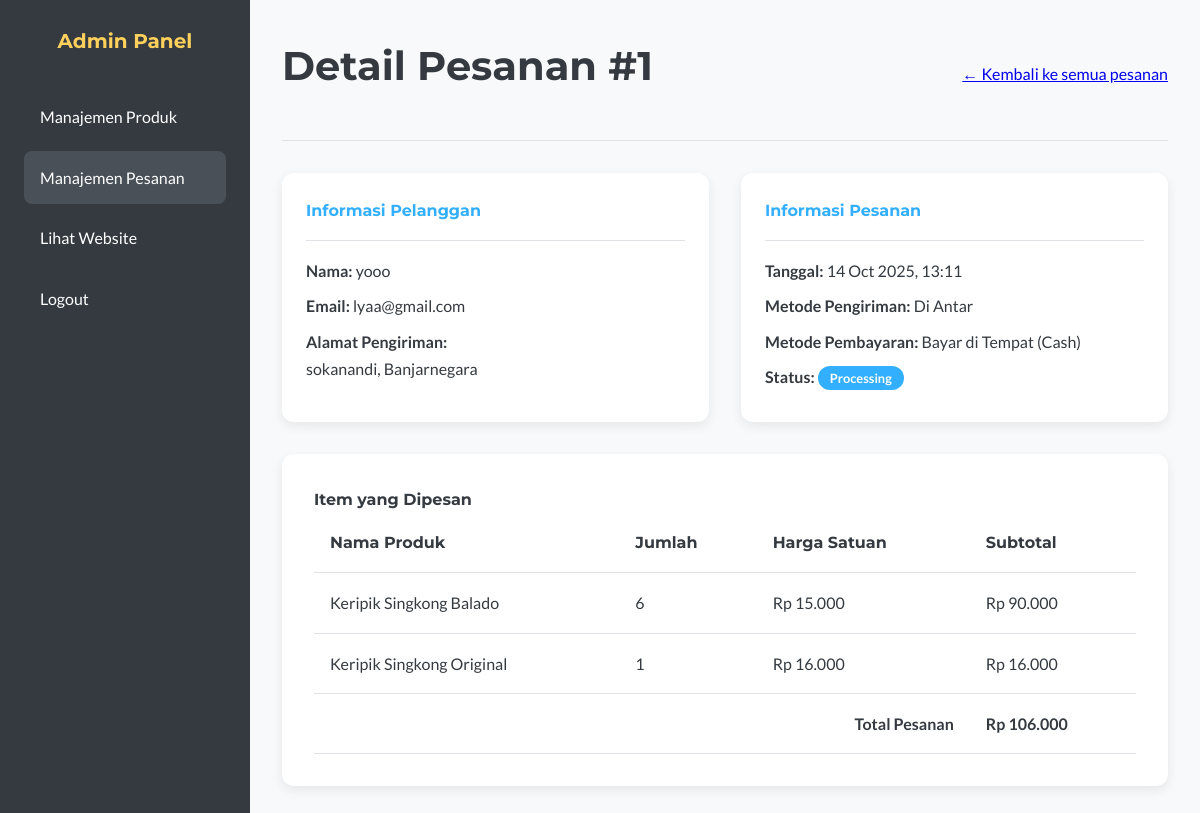
Page /admin/detail_pesanan.php?id=1 (signed in) on the committed database.
### tables this page shows
CREATE TABLE `orders` (
  `id` int(11) NOT NULL,
  `user_id` int(11) NOT NULL,
  `shipping_address` text NOT NULL,
  `delivery_method` varchar(50) NOT NULL,
  `payment_method` varchar(50) NOT NULL,
  `total_amount` decimal(10,2) NOT NULL,
  `status` enum('Pending','Processing','Shipped','Completed','Cancelled') NOT NULL DEFAULT 'Pending',
  `order_date` timestamp NOT NULL DEFAULT current_timestamp()
);

CREATE TABLE `users` (
  `id` int(11) NOT NULL,
  `username` varchar(50) NOT NULL,
  `email` varchar(100) NOT NULL,
  `password` varchar(255) NOT NULL,
  `role` enum('customer','admin') NOT NULL DEFAULT 'customer',
  `created_at` timestamp NOT NULL DEFAULT current_timestamp()
);

CREATE TABLE `order_items` (
  `id` int(11) NOT NULL,
  `order_id` int(11) NOT NULL,
  `product_id` int(11) NOT NULL,
  `quantity` int(11) NOT NULL,
  `price_per_item` decimal(10,2) NOT NULL
);

CREATE TABLE `products` (
  `id` int(11) NOT NULL,
  `name` varchar(255) NOT NULL,
  `description` text NOT NULL,
  `price` decimal(10,2) NOT NULL,
  `image` varchar(255) NOT NULL
);

### admin/detail_pesanan.php (the view, shortened to what this page needs)
<?php
include 'auth_check.php';
$order_id = (int)$_GET['id'];
$sql_order = "SELECT o.*, u.username, u.email FROM orders o JOIN users u ON o.user_id = u.id WHERE o.id = ?";
$stmt_order = mysqli_prepare($koneksi, $sql_order);
mysqli_stmt_bind_param($stmt_order, "i", $order_id);
mysqli_stmt_execute($stmt_order);
$result_order = mysqli_stmt_get_result($stmt_order);
$order = mysqli_fetch_assoc($result_order);
$sql_items = "SELECT p.name, oi.quantity, oi.price_per_item FROM order_items oi JOIN products p ON oi.product_id = p.id WHERE oi.order_id = ?";
$stmt_items = mysqli_prepare($koneksi, $sql_items);
mysqli_stmt_bind_param($stmt_items, "i", $order_id);
mysqli_stmt_execute($stmt_items);
$result_items = mysqli_stmt_get_result($stmt_items);
?>
<!DOCTYPE html>
<html lang="id">
<head>
    <link rel="stylesheet" href="../style.css">
    <link rel="stylesheet" href="admin_style.css">
</head>
<body>
    <div class="admin-wrapper">
        <div class="admin-sidebar">
            <h3>Admin Panel</h3>
            <ul>
                <li><a href="index.php">Manajemen Produk</a></li>
                <li><a href="pesanan.php" class="active">Manajemen Pesanan</a></li>
                <li><a href="../index.php" target="_blank">Lihat Website</a></li>
                <li><a href="../logout.php">Logout</a></li>
            </ul>
        </div>
        <div class="admin-content">
            <div class="admin-header">
                <h2>Detail Pesanan #<?php echo $order['id']; ?></h2>
                <a href="pesanan.php">&larr; Kembali ke semua pesanan</a>
            </div>
            <div class="order-details-grid">
                <div class="order-info-card">
                    <h4>Informasi Pelanggan</h4>
                    <p><strong>Nama:</strong> <?php echo htmlspecialchars($order['username']); ?></p>
                    <p><strong>Email:</strong> <?php echo htmlspecialchars($order['email']); ?></p>
                    <p><strong>Alamat Pengiriman:</strong><br><?php echo nl2br(htmlspecialchars($order['shipping_address'])); ?></p>
                </div>
                <div class="order-info-card">
                    <h4>Informasi Pesanan</h4>
                    <p><strong>Tanggal:</strong> <?php echo date('d M Y, H:i', strtotime($order['order_date'])); ?></p>
                    <p><strong>Metode Pengiriman:</strong> <?php echo htmlspecialchars($order['delivery_method']); ?></p>
                    <p><strong>Metode Pembayaran:</strong> <?php echo htmlspecialchars($order['payment_method']); ?></p>
                    <p><strong>Status:</strong> <span class="status-badge status-<?php echo strtolower($order['status']); ?>"><?php echo $order['status']; ?></span></p>
                </div>
            </div>
            <div class="table-container" style="margin-top: 2rem;">
                <h4>Item yang Dipesan</h4>
                <table>
                    <thead>
                        <tr>
                            <th>Nama Produk</th>
                            <th>Jumlah</th>
                            <th>Harga Satuan</th>
                            <th>Subtotal</th>
                        </tr>
                    </thead>
                    <tbody>
                        <?php while($item = mysqli_fetch_assoc($result_items)): ?>
                        <tr>
                            <td><?php echo htmlspecialchars($item['name']); ?></td>
                            <td><?php echo $item['quantity']; ?></td>
                            <td>Rp <?php echo number_format($item['price_per_item'], 0, ',', '.'); ?></td>
                            <td>Rp <?php echo number_format($item['price_per_item'] * $item['quantity'], 0, ',', '.'); ?></td>
                        </tr>
                        <?php endwhile; ?>
                    </tbody>
                    <tfoot>
                        <tr>
                            <td colspan="3" style="text-align: right; font-weight: bold;">Total Pesanan</td>
                            <td style="font-weight: bold;">Rp <?php echo number_format($order['total_amount'], 0, ',', '.'); ?></td>
                        </tr>
                    </tfoot>
                </table>
            </div>
        </div>
    </div>
</body>
</html>

### style.css (style rules this page uses)
:root { --color-primary: #FFD15C; --color-secondary: #33AFFF; --color-bg: #F8F9FA; --color-text: #343A40; --color-white: #FFFFFF; --color-border: #DEE2E6; --color-error: #dc3545; --color-success: #28a745; --font-heading: 'Montserrat', sans-serif; --font-body: 'Lato', sans-serif; --shadow-soft: 0 4px 12px rgba(0, 0, 0, 0.08); --shadow-strong: 0 8px 24px rgba(0, 0, 0, 0.12); --border-radius: 12px; }
* { box-sizing: border-box; margin: 0; padding: 0; }
body { font-family: var(--font-body); background-color: var(--color-bg); color: var(--color-text); line-height: 1.7; font-size: 16px; }
h1, h2, h3, h4, h5, h6 { font-family: var(--font-heading); font-weight: 700; color: var(--color-text); }
h2 { font-size: 2rem; margin-bottom: 1rem; text-align: center; }
h3 { font-size: 1.25rem; margin-bottom: 1rem; }
.status-badge { padding: 0.25rem 0.75rem; border-radius: 50px; font-size: 0.8rem; font-weight: 700; color: var(--color-white); }
.status-processing { background-color: #33AFFF; }
@media (min-width: 768px) { h2 { font-size: 2.5rem; } }

### admin/admin_style.css (style rules this page uses)
body { background-color: #f8f9fa; }
.admin-wrapper { display: flex; min-height: 100vh; }
.admin-sidebar { width: 250px; background-color: #343a40; color: #fff; padding: 1.5rem; }
.admin-sidebar h3 { color: #FFD15C; margin-bottom: 2rem; text-align: center; }
.admin-sidebar ul { list-style: none; padding: 0; }
.admin-sidebar ul li a { display: block; color: #fff; text-decoration: none; padding: 0.8rem 1rem; border-radius: 8px; margin-bottom: 0.5rem; transition: background-color 0.3s ease; }
.admin-sidebar ul li a:hover, .admin-sidebar ul li a.active { background-color: #495057; }
.admin-content { flex-grow: 1; padding: 2rem; }
.admin-header { display: flex; justify-content: space-between; align-items: center; padding-bottom: 1.5rem; border-bottom: 1px solid #dee2e6; margin-bottom: 2rem; }
.admin-header h2 { text-align: left; }
.table-container { background-color: #fff; padding: 2rem; border-radius: 12px; box-shadow: 0 4px 12px rgba(0, 0, 0, 0.08); }
.table-container table { width: 100%; border-collapse: collapse; }
.table-container th, .table-container td { padding: 1rem; text-align: left; border-bottom: 1px solid #dee2e6; }
.table-container th { font-family: 'Montserrat', sans-serif; }
.order-details-grid { display: grid; grid-template-columns: 1fr; gap: 2rem; margin-bottom: 2rem; }
.order-info-card { background-color: #fff; padding: 1.5rem; border-radius: 12px; box-shadow: 0 4px 12px rgba(0, 0, 0, 0.08); }
.order-info-card h4 { border-bottom: 1px solid #dee2e6; padding-bottom: 1rem; margin-bottom: 1rem; color: #33AFFF; }
.order-info-card p { margin-bottom: 0.5rem; }
.status-badge { padding: 0.25rem 0.75rem; border-radius: 50px; font-size: 0.8rem; font-weight: 700; color: var(--color-white); }
.status-processing { background-color: #33AFFF; }
@media (min-width: 768px) { .order-details-grid { grid-template-columns: 1fr 1fr; } }

### rows in the picture
orders: id "1", user.username "yooo", user.email "lyaa@gmail.com", shipping_address "sokanandi, Banjarnegara", order_date "14 Oct 2025, 13:11", delivery_method "Di Antar", payment_method "Bayar di Tempat (Cash)", status "Processing", total_amount "106.000"
order_items: product.name "Keripik Singkong Balado", quantity "6", price_per_item "15.000", $item['price_per_item'] * $item['quantity'] "90.000"
order_items: product.name "Keripik Singkong Original", quantity "1", price_per_item "16.000", $item['price_per_item'] * $item['quantity'] "16.000"
